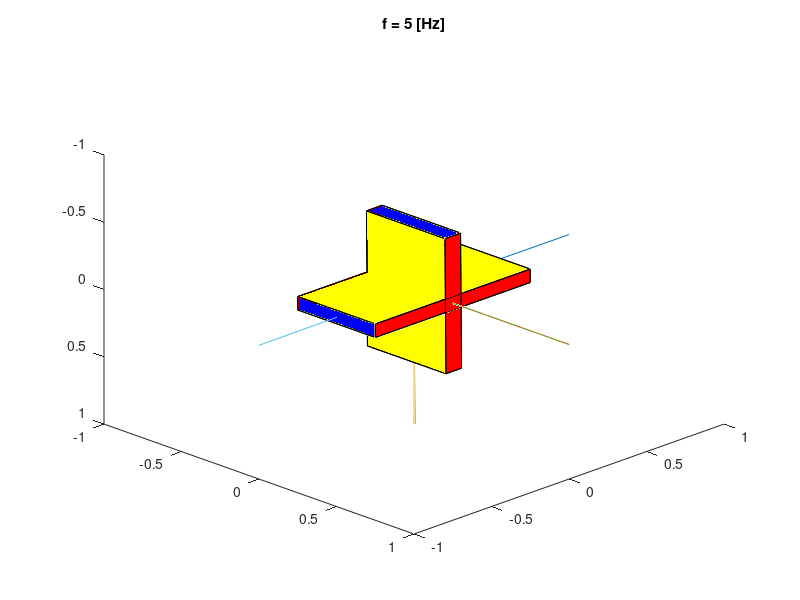

Write MATLAB code to recreate this figure.
clear all;
close all;
clc;

function q = qmul(q1, q2)
    q = [
        q1(1)*q2(1) - q1(2)*q2(2) - q1(3)*q2(3) - q1(4)*q2(4);
        q1(1)*q2(2) + q1(2)*q2(1) + q1(3)*q2(4) - q1(4)*q2(3);
        q1(1)*q2(3) - q1(2)*q2(4) + q1(3)*q2(1) + q1(4)*q2(2);
        q1(1)*q2(4) + q1(2)*q2(3) - q1(3)*q2(2) + q1(4)*q2(1)
    ];
end

function q = DCM2q(R)
    q12 = 0.25*(1+R(1,1)+R(2,2)+R(3,3));
    q1 = sqrt(q12);
    q = (0.25/q1)*[
        4*q12;
        R(3,2)-R(2,3);
        R(1,3)-R(3,1);
        R(2,1)-R(1,2);
    ];
end

function R = q2DCM(q)
    q0 = q(1);
    q1 = q(2);
    q2 = q(3);
    q3 = q(4);
     
    # First row of the rotation matrix
    r00 = 2 * (q0 * q0 + q1 * q1) - 1;
    r01 = 2 * (q1 * q2 - q0 * q3);
    r02 = 2 * (q1 * q3 + q0 * q2);
     
    # Second row of the rotation matrix
    r10 = 2 * (q1 * q2 + q0 * q3);
    r11 = 2 * (q0 * q0 + q2 * q2) - 1;
    r12 = 2 * (q2 * q3 - q0 * q1);
     
    # Third row of the rotation matrix
    r20 = 2 * (q1 * q3 - q0 * q2);
    r21 = 2 * (q2 * q3 + q0 * q1);
    r22 = 2 * (q0 * q0 + q3 * q3) - 1;

    R = [
        r00 r01 r02;
        r10 r11 r12;
        r20 r21 r22
    ];
end

function res = qrot(point, q)
    p = [0 point];
    qc = [q(1) -q(2:end)];
    pq = qmul(qmul(q, p), qc);
    res = pq(2:end);
end

function pR = rot(q, p)
    R = q2DCM(q);
    pR = p*R;
end

function unit = unitq(q)
    norm = sqrt(sum(q.^2));
    unit = q ./ norm;
end

function drawBox(xyz, dim, q)
    x = xyz(1);
    y = xyz(2);
    z = xyz(3);

    p = rot(q, eye(3));
    plot3(x+[0 p(1,1)], y+[0 p(1,2)], z+[0 p(1,3)]);
    plot3(x+[0 p(2,1)], y+[0 p(2,2)], z+[0 p(2,3)]);
    plot3(x+[0 p(3,1)], y+[0 p(3,2)], z+[0 p(3,3)]);

    points = [
        -1 -1 -1;
        1 -1 -1;
        1 1 -1;
        -1 1 -1;
        -1 -1 1;
        1 -1 1;
        1 1 1;
        -1 1 1
    ];
    vertices = rot(q, points.*dim./2) + ones(8,3).*xyz ;
    faces = [
        1 2 6 5;
        4 3 7 8;
        5 6 7 8;
        1 2 3 4;
        2 3 7 6;
        1 4 8 5;
    ];

    patch("Vertices", vertices, "Faces", faces(1:2,:), "FaceColor", "red");
    patch("Vertices", vertices, "Faces", faces(3:4,:), "FaceColor", "yellow");
    patch("Vertices", vertices, "Faces", faces(5:6,:), "FaceColor", "blue");
end

function Var = deg2QuatVar(degree)
    o = degree*pi/180;
    Rx = [1 0 0; 0 cos(o) -sin(o); 0 sin(o) cos(o)];
    q0 = [1; 0; 0; 0];
    q = qmul(q0, DCM2q(Rx));
    Var = q(2)^2;
end

figure();
hold on;
title("f = 5 [Hz]");
view([-45 30]);
axis([-1 1 -1 1 -1 1]);
set (gca (), "ydir", "reverse");
set (gca (), "zdir", "reverse");

w = [0 pi/2 0];
wx = [0 w(3) -w(2); -w(3) 0 w(1); w(2) -w(1) 0];
Omega = [0 -w; w' wx];

f = 100;
dt = 1/f;
q0 = [1; 0; 0; 0];
drawBox([0 0 0], [1 0.5 0.1], q0);
for i = 1:f
    F = eye(4) + 0.5*Omega*dt;
    % q1 = unitq(F*q0);
    q1 = F*q0;
    q0 = q1;
end
drawBox([0 0 0], [1 0.5 0.1], q1);
